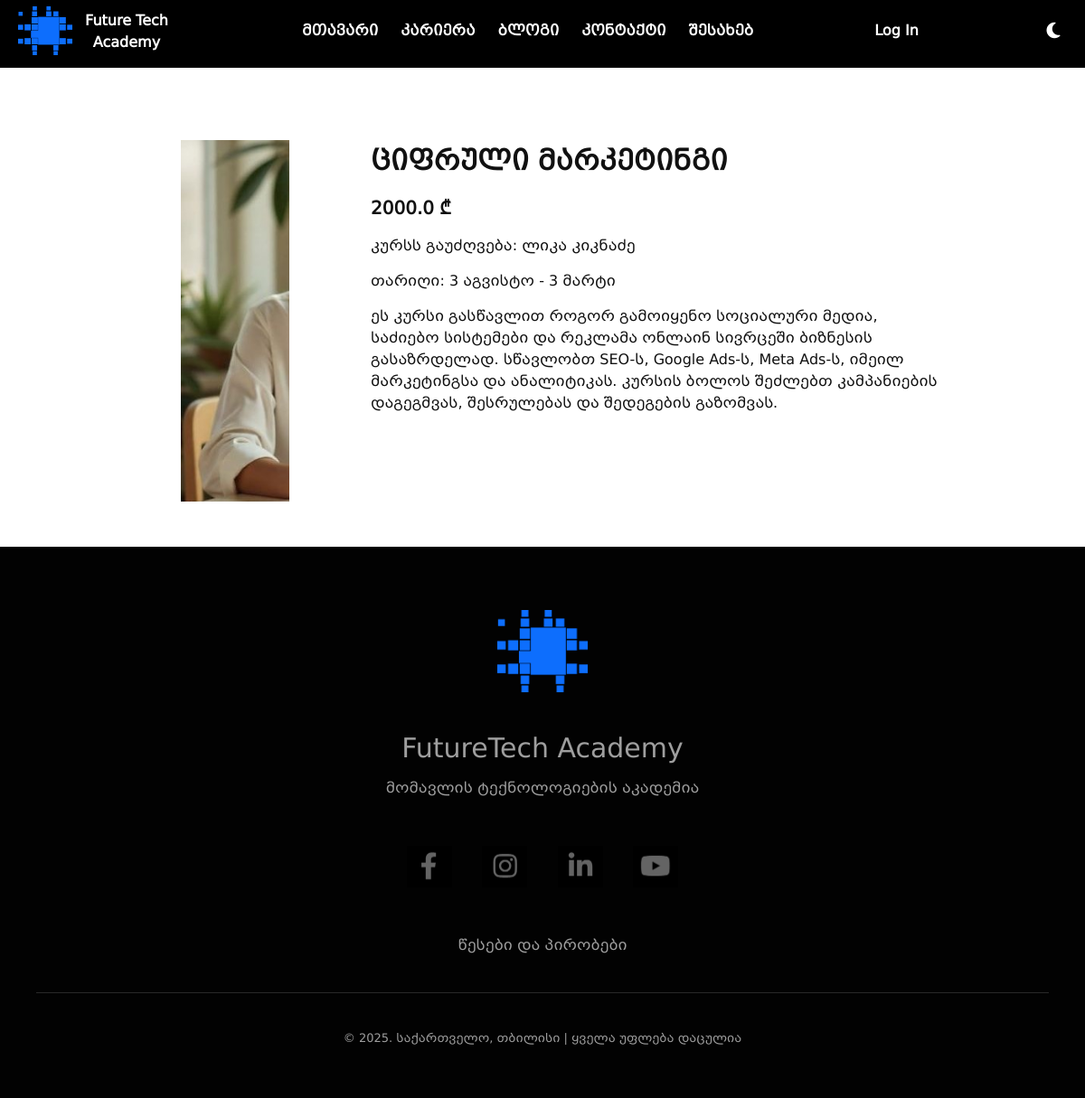
Page /view/3 on the committed database.
### src/models/course.py (models this page shows, shortened)
class Course(BaseModel):
    __tablename__ = "courses"
    id = db.Column(db.Integer, primary_key=True)
    name = db.Column(db.String(100))
    price = db.Column(db.Float)
    prof = db.Column(db.String(100))
    img = db.Column(db.String(300))
    description = db.Column(db.String(1000))
    date = db.Column(db.String(50))
    user_courses = db.relationship("UserCourse", back_populates="course")

### src/views/course/routes.py (the view)
@course_blueprint.route("/view/<int:courses_id>")
def view_course(courses_id):
    chosen_course = Course.query.get(courses_id)
    return render_template("course/view_course.html", course=chosen_course)

### src/templates/course/view_course.html (shortened to what this page needs)
{% extends "partials/base.html" %}
{% block content %}
<div class="header-div" style="display: block; background-color: black;"></div>
<div class="course-info">
    <div class="prof"><img src="/static/upload/{{ course.img }}" alt="Course Professor"></div>
    <div class="course-description">
        <div class="title">{{ course.name }}</div>
        <div class="price">{{ course.price }} ₾</div>
        <div class="prof-name">კურსს გაუძღვება: {{ course.prof }}</div>
        <div class="date">თარიღი: {{ course.date }}</div>
        <div class="course-information">{{ course.description }}</div>
    </div>
</div>
{% endblock %}

### src/static/styles/css/style.css (style rules this page uses)
body { background-color: #fff; color: #111; }
* { margin: 0; padding: 0; box-sizing: border-box; }
body { font-family: "BPG Mrgvlovani Caps"; text-align: center; }
.header-div { display: none; height: 75px; background-color: transparent; }
.course-info { display: flex; justify-content: center; display: flex; padding: 80px 160px 50px 200px; width: 100%; gap: 90px; }
.course-info .prof { width: 400px; height: 400px; overflow: hidden; }
.course-info .prof img { width: 400px; height: 400px; -o-object-fit: cover; object-fit: cover; }
.course-info .course-description { max-width: 630px; text-align: left; display: flex; flex-direction: column; gap: 15px; }
.course-info .course-description .title { font-size: 30px; font-weight: bold; }
.course-info .course-description .price { font-size: 20px; font-weight: bold; }
.course-info .course-description .course-information, .course-info .course-description .prof-name, .course-info .course-description .date { font-family: "BPG Mrgvlovani"; }

### rows in the picture
Course: img (picture), name "ციფრული მარკეტინგი", price "2000.0", prof "ლიკა კიკნაძე", date "3 აგვისტო - 3 მარტი", description "ეს კურსი გასწავლით როგორ გამოიყენო სოციალური მედია, საძიებო სისტემები და რეკლამა ონლაინ სივრცეში ბიზნესის გასაზრდელად. სწავლობთ SEO-ს, Google Ads-ს, Meta Ads-ს, იმეილ მარკეტინგსა და ანალიტიკას. კურსის ბოლოს შეძლებთ კამპანიების დაგეგმვას, შესრულებას და შედეგების გაზომვას."
